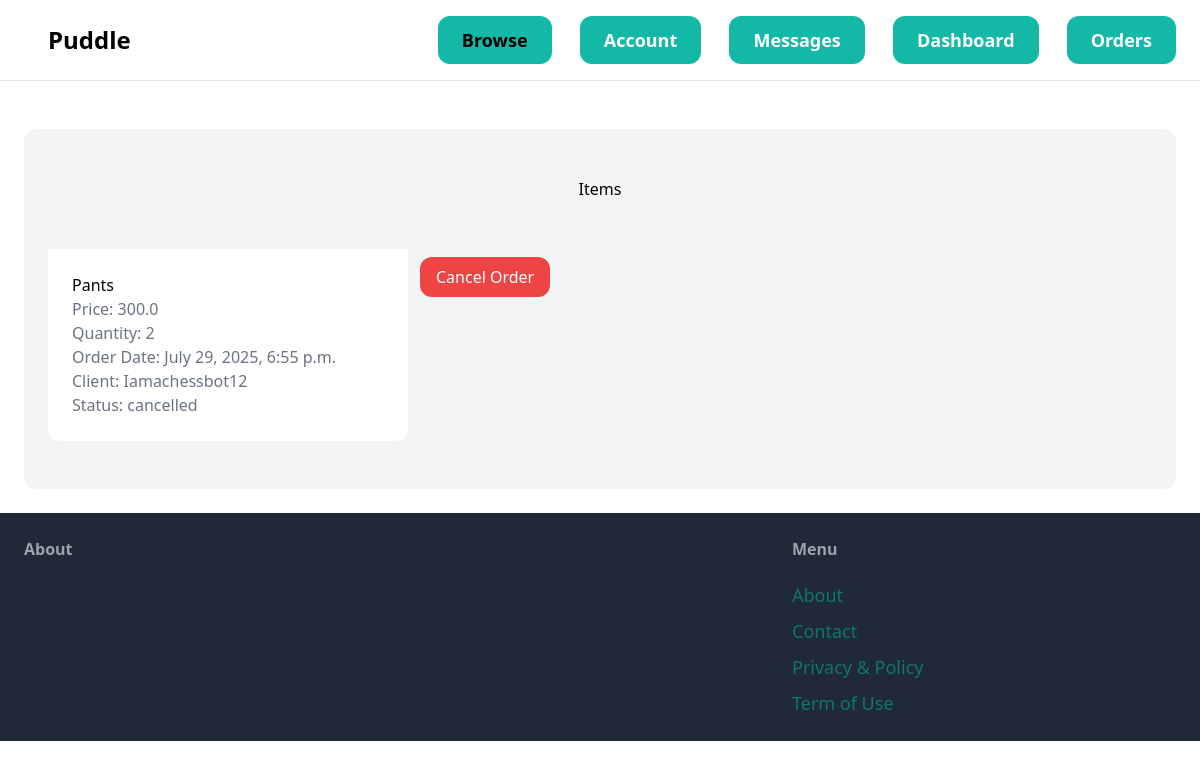
/Users/orders/ (signed in), run on the app's committed database.
### Users/models.py (models this page shows, shortened)
class OrderModel(models.Model):
    user = models.ForeignKey(User, on_delete=models.CASCADE, related_name='orders')
    product = models.ForeignKey(item, on_delete=models.CASCADE, related_name='orders')
    quantity = models.PositiveIntegerField(default=1)  # Assuming a positive integer for
    order_date = models.DateTimeField(auto_now_add=True)
    client = models.ForeignKey(User, on_delete=models.CASCADE, related_name='purchases')
    status = models.CharField(max_length=20, choices=[('pending', 'Pending'), ('completed', 'Completed'), ('cancelled', 'Cancelled')], default='pending')

class User(AbstractUser):
    username = models.CharField(max_length=150, unique=True, blank=False)
    email = models.EmailField(unique=True, blank=False)
    first_name = models.CharField(max_length=30, blank=False, null=False)
    last_name = models.CharField(max_length=30, blank=False, null=False)
    joined_at = models.DateTimeField(auto_now_add=True)
    type = models.CharField(max_length=10, choices=[('buyer', 'Buyer'), ('seller', 'Seller')], blank=False)
    phone = models.CharField(max_length=15, blank=False, null=False)
    class Meta:
        db_table = 'auth_user'
        ordering = ['-joined_at']
        verbose_name = 'Custom User'
        verbose_name_plural = 'Custom Users'

### items/models.py (models this page shows, shortened)
class item(models.Model):
    name = models.CharField(max_length=255)
    discription = models.TextField(blank=True, null=True)
    price = models.FloatField()
    is_sold = models.BooleanField(default=False)
    created_at = models.DateTimeField(auto_now_add=True)
    created_by = models.ForeignKey('Users.User', related_name='items', on_delete=models.CASCADE)
    categoty = models.ForeignKey(category, related_name='items', on_delete=models.CASCADE)
    image = models.ImageField(upload_to='item_images/', null=True, blank=True)
    quantity = models.IntegerField()

### Users/views.py (the view)
# urls.py: path('orders/', views.Orders, name='orders'),
def Orders(request):
    orders = OrderModel.objects.filter(user=request.user)
    return render(request, 'users/orders.html', {'orders': orders})

### templates/users/orders.html (shortened to what this page needs)
{% extends 'website/base.html' %}
{% block content %}
<div class="mt-6 px-6 py-12 bg-gray-100 rounded-xl">
    <h1 class="mb-12 text-2l text-center">Items</h1>
    <div class="grid grid-cols-3 gap-3">
        {% for item in orders %}
            <div>
                <a href="{% url 'detail' item.product.id  %}">
                    <div class="p-6 bg-white rounded-b-xl">
                        <h3 class="text-2pl">{{ item.product.name }}</h3>
                        <p class="text-gray-500">Price: {{ item.product.price }}</p>
                        <p class="text-gray-500">Quantity: {{ item.quantity }}</p>
                        <p class="text-gray-500">Order Date: {{ item.order_date }}</p>
                        <p class="text-gray-500">Client: {{ item.client.username }}</p>
                        <p class="text-gray-500">Status: {{ item.status }}</p>
                    </div>
                </a>
            </div>
            <a href="{% url 'cancel_order' item.id %}">
                <button type="submit" class="mt-2 px-4 py-2 bg-red-500 text-white rounded-xl hover:bg-red-700">Cancel Order</button>
            </a>
        {% endfor %}
    </div>
</div>
{% endblock %}

### data on the page
OrderModel: product.name "Pants", product.price "300.0", quantity "2", order_date "July 29, 2025, 6:55 p.m.", client.username "Iamachessbot12", status "cancelled"
